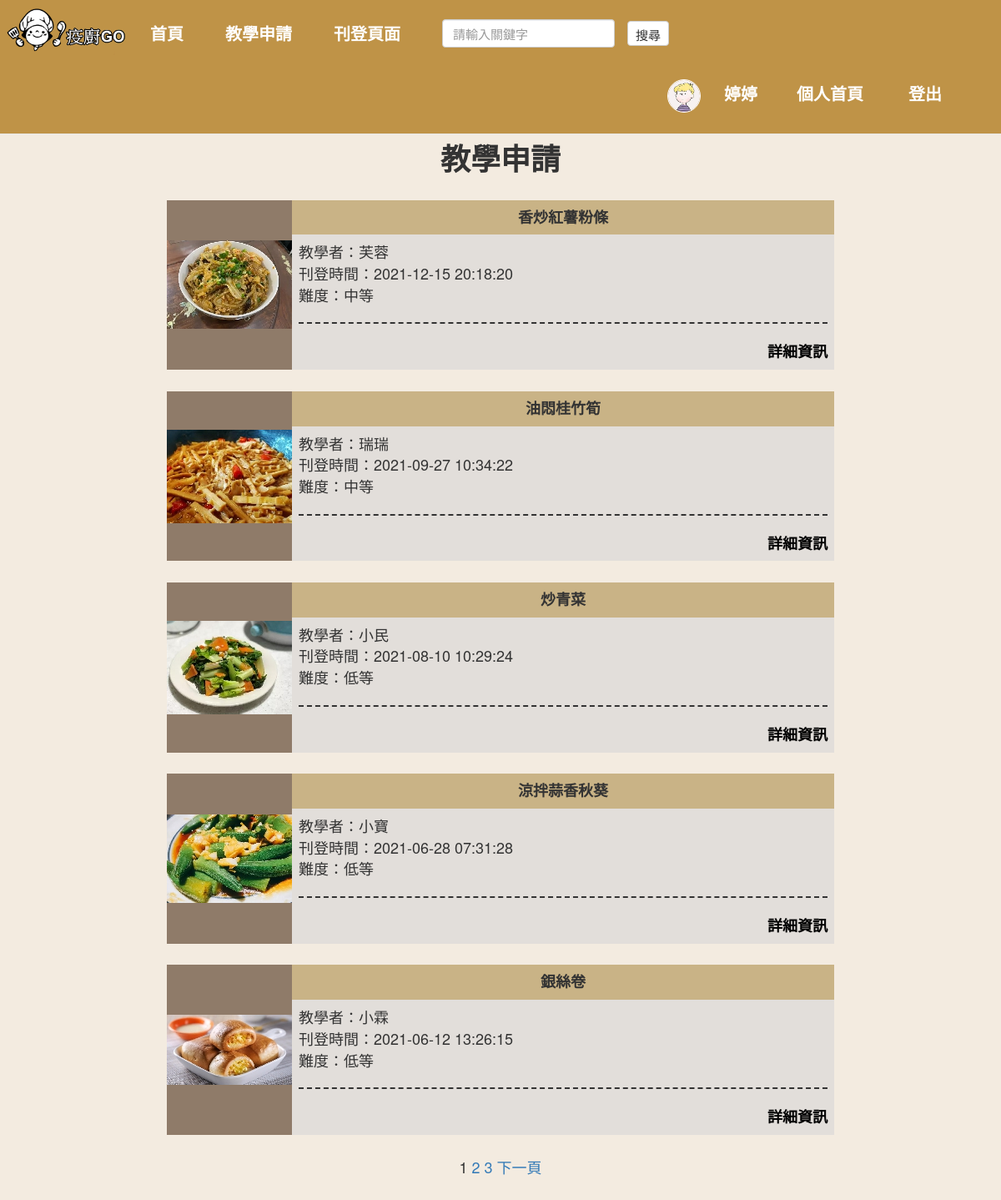
Screenshot of /news.php (signed in) with the database file from the repository.
### tables this page shows
CREATE TABLE `member` (
  `mNo` int(5) NOT NULL,
  `mName` varchar(20) NOT NULL,
  `mId` varchar(10) NOT NULL,
  `mSex` varchar(1) NOT NULL,
  `mPhone` varchar(15) NOT NULL,
  `mBirthday` date NOT NULL,
  `mAddress` varchar(50) NOT NULL,
  `mEmail` varchar(50) NOT NULL,
  `mJob` varchar(10) NOT NULL,
  `mAccount` varchar(20) NOT NULL,
  `mPassword` varchar(20) NOT NULL,
  `mNickname` varchar(20) NOT NULL,
  `mProfile` text NOT NULL,
  `mJoinDate` date DEFAULT NULL,
  `mPhoto_name` varchar(64) NOT NULL,
  `mPhoto_filename` varchar(64) NOT NULL
);

CREATE TABLE `journal` (
  `jNo` int(11) NOT NULL,
  `jDate` datetime DEFAULT current_timestamp(),
  `jDish` varchar(30) NOT NULL,
  `jDifficulty` varchar(10) NOT NULL,
  `jStuff` varchar(50) NOT NULL,
  `jRemarks` text DEFAULT NULL,
  `jPhoto_name` varchar(64) NOT NULL,
  `jPhoto_filename` varchar(64) NOT NULL,
  `j_mId` int(11) NOT NULL
);

### dbtools.inc.php (called while the page is built, shortened)
<?php
  function execute_sql($link, $database, $sql)
  {
    mysqli_select_db($link, $database)
      or die("開啟資料庫失敗: " . mysqli_error($link));
    $result = mysqli_query($link, $sql);
    return $result;
  }
?>

### news.php (the view, shortened to what this page needs)
<?php
	require_once("dbtools.inc.php");
	$link = create_connection();
	$mNo = $_COOKIE["id"];
	$sql1 = "SELECT mNickname,mPhoto_filename FROM member WHERE mNO =".$mNo;
	$result1 = execute_sql($link, "db_c108193104", $sql1);
	$row = mysqli_fetch_object($result1);
	$nickname = $row->mNickname;
    $file_name = $row->mPhoto_filename;
?>
<!DOCTYPE html>
<html>
  <head>
	<link rel="stylesheet" href="bootstrap.css" type="text/css" />
  </head>
  <body style="background-color:#F3EBE0">
	<nav class="navbar navbar-default navbar-fixed-top" role="navigation">
		<div class="collapse navbar-collapse navbar-ex1-collapse" style="background-color:#BF9347;padding:5px">
			<ul class="nav navbar-nav">
				<li><img src="image/brand.png" alt="brand" style="width:150px"></li>
				<li style="padding:10px"><a href="home.php" style="color:#FFF;font-weight:bold;font-size:20px">首頁</a></li>
				<li style="padding:10px"><a href="news.php" style="color:#FFF;font-weight:bold;font-size:20px">教學申請</a></li>
				<li style="padding:10px"><a href="add_news.php" style="color:#FFF;font-weight:bold;font-size:20px">刊登頁面</a></li>
			</ul>
			<form class="navbar-form navbar-left" role="search">
				<div class="form-group" style="padding:10px">
					<input id="keyword" type="text" class="form-control" placeholder="請輸入關鍵字">
				</div>
				<button type="submit" class="btn btn-default" style="padding:5px;width:50px;height:30px;font-size:15px">搜尋</button>
			</form>
			<ul class="nav navbar-nav navbar-right">
				<li style="padding:5px"><a href="#" style="color:#FFF;font-weight:bold;font-size:20px"><?php echo  "<img src='Thumbnail/headshot/".$file_name."' class='headshot' alt='headshot' >"; ?> &nbsp &nbsp <?php echo $nickname; ?></a></li>
				<li style="padding:12px"><a href="member_data.php" style="color:#FFF;font-weight:bold;font-size:20px">個人首頁</a></li>
				<li style="padding:12px"><a href="logout.php" style="color:#FFF;font-weight:bold;font-size:20px">登出</a></li>
				<li style="padding:12px"><a href="#" style="color:#FFF;font-weight:bold;font-size:20px"></a></li>
			</ul>
		</div>
	</nav>
    <p align="center" style="padding-top:150px;"><h1 align="center" style="font-weight:bold">教學申請</h1></p>
	<?php
      require_once("dbtools.inc.php");
      $records_per_page = 5;
      if (isset($_GET["page"]))
        $page = $_GET["page"];
      else
        $page = 1;
      $link = create_connection();
      $sql = "SELECT * FROM journal ORDER BY jDate DESC";
      $result = execute_sql($link, "db_c108193104", $sql);
      $total_records = mysqli_num_rows($result);
      $total_pages = ceil($total_records / $records_per_page);
      $started_record = $records_per_page * ($page - 1);
      mysqli_data_seek($result, $started_record);
      echo "<table width='800' align='center' cellspacing='3'>";
      for($i=0;$i<5;$i++)
	  {
		  $bg1[$i] = "#C9B386";
	  }
	  for($i=0;$i<5;$i++)
	  {
		  $bg2[$i] = "#E2DEDA";
	  }
      $j = 1;
      while ($row = mysqli_fetch_assoc($result) and $j <= $records_per_page)
      {
		$file_name = $row["jPhoto_filename"];
		$j_mId = $row["j_mId"];
		$sql2 = "SELECT mNickname FROM member WHERE mNo=".$j_mId;
		$result2 = execute_sql($link, "db_c108193104", $sql2);
		$row2 = mysqli_fetch_assoc($result2);
		echo "<table width='800' align='center' cellspacing='3' cellpadding='8'>";
        echo "<tr>";
        echo "<td width='120' align='center' rowspan='2' style='background-color:#8F7B69'><img src='Thumbnail/food/$file_name' style='border-width:1px'></td>";
		echo "<td bgcolor='" . $bg1[($j - 1)%5] . "' align='center'  style='padding:8px;font-weight:bold'>" . $row["jDish"] . "</td></tr>";
		echo "<tr>";
		echo "<td bgcolor='" . $bg2[($j - 1)%5] . "' style='padding:8px'>教學者：" . $row2["mNickname"] . "<br>";
        echo "刊登時間：" . $row["jDate"] . "<br>";
		echo "難度：" . $row["jDifficulty"] . "<br><hr style='border-top:2px dashed'/>";
		echo "<div align='right'><a href='show_news.php?id=";
        echo $row["jNo"] . "' style='color:#000;font-weight:bold'>詳細資訊</a></div></td></tr></table>";
		echo "<br>";
        $j++;
      }
      echo "</table>" ;
      echo "<p align='center'>";
      for ($i = 1; $i <= $total_pages; $i++)
      {
        if ($i == $page)
          echo "$i ";
        else
          echo "<a href='news.php?page=$i'>$i</a> ";
      }
      if ($page < $total_pages)
        echo "<a href='news.php?page=". ($page + 1) . "'>下一頁</a> ";
      echo "</p>";
	  echo "<p style='padding:10px'></p>";
    ?>
  </body>
</html>

### news.php (style rules this page uses)
body { height: 300px; }
nav { font-size:18px }
body { font-size:18px }
#keyword { font-size:15px; }
.headshot { width: 40px; border-radius: 50%; border: 1px solid; }

### rows the page displays
member: mPhoto_filename (picture), mNickname "婷婷"
journal: jPhoto_filename (picture), jDish "香炒紅薯粉條", member.mNickname "芙蓉", jDate "2021-12-15 20:18:20", jDifficulty "中等"
journal: jPhoto_filename (picture), jDish "油悶桂竹筍", member.mNickname "瑞瑞", jDate "2021-09-27 10:34:22", jDifficulty "中等"
journal: jPhoto_filename (picture), jDish "炒青菜", member.mNickname "小民", jDate "2021-08-10 10:29:24", jDifficulty "低等"
journal: jPhoto_filename (picture), jDish "涼拌蒜香秋葵", member.mNickname "小寶", jDate "2021-06-28 07:31:28", jDifficulty "低等"
journal: jPhoto_filename (picture), jDish "銀絲卷", member.mNickname "小霖", jDate "2021-06-12 13:26:15", jDifficulty "低等"
